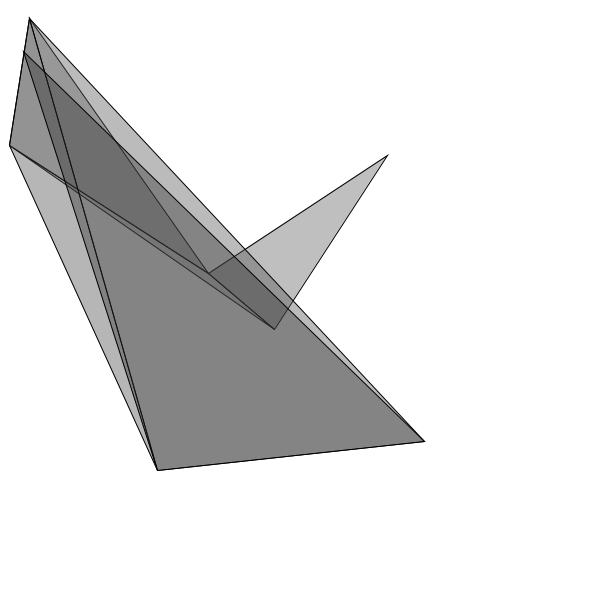
Frame 1 (no input)
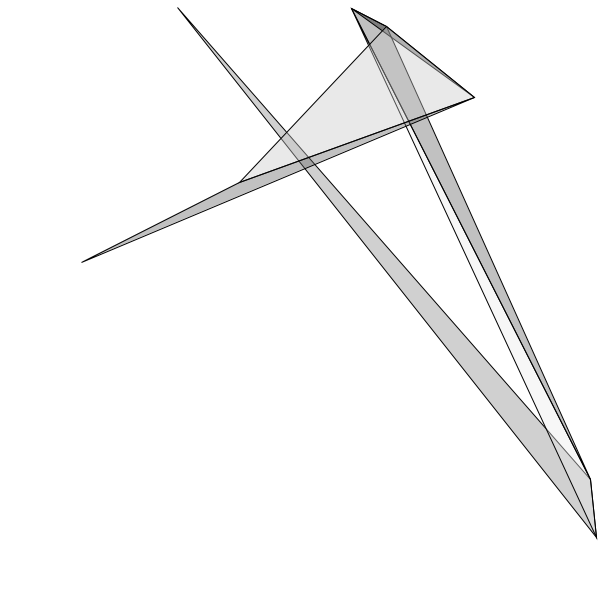
Frame 60 (the mouse pressed at the canvas centre just before this capture)
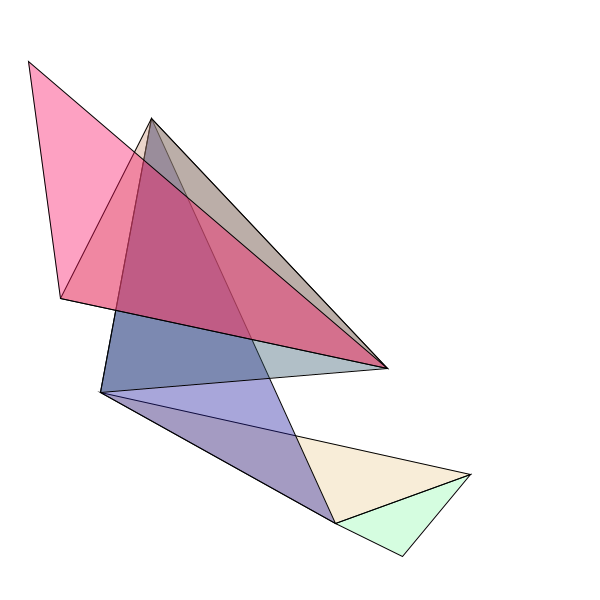
Frame 120 (the mouse held since frame 60 and released just before this capture)

The Processing sketch that drew these frames (run headless with seeded random() and noise(); from frame 60 on, the mouse is pressed at the canvas centre):

// Processing sketch: processing_81287
// ── processing_81287.pde

/*
Program Title: A2-1
 Program Description: Using beginShape() and endShape(), create a composition
 with seven or more vertices.
 By Jillian Warren, September 28, 2012
 Comments: IAT 800 - Assignment 2
 */

 

// ***declare/call methods and fucnctions to be executed once
void setup () {
  size (600, 600);
  background (255);
  frameRate (6);
  smooth();
}//end setup


//***create procedure that will draw connected vertices and close them off as triangles, 
//will be called in draw
void drawShapes () {

  //declare and initialize local variables to be used as triangle vertex X and Y positions
  int xVertexValue = 0;
  int yVertexValue = 0;


  //begin drawing connected triancles which will have 7 vertices dictated by the for loop
  beginShape (TRIANGLE_STRIP); 

  for (int i = 0; i < 8; i++) {
    //reassign a new value to each variable each interation through the loop 
    xVertexValue = (int) random (width);
    yVertexValue = (int) random (height);
    vertex (xVertexValue, yVertexValue);
    changeColor();
  } //end for loop

  endShape (CLOSE);
} //end drawShapes



//***create a procedure to change the color of each triangle as it's drawn, 
//will be called in the for loop of drawShapes()
void changeColor() {

  //declare and initialize local variable
  int randomGrayScale = (int) random (10, 255);
  int fillOpacity = 100;
  int redFill = (int) random (255);
  int greenFill = (int) random (255);
  int blueFill = (int) random (255);

//create conditional to change colors based on user activity (integrating mouse input)
  if ( mousePressed ) {
    fill (redFill, greenFill, blueFill, fillOpacity);
  }//end if
  else {
    fill (randomGrayScale, fillOpacity);
  }//end else
  
}//end changeColor



//***call draw method which will call drawShapes to create triangles
void draw () {
  background (255);
  drawShapes ();
  //delay (600);
}
